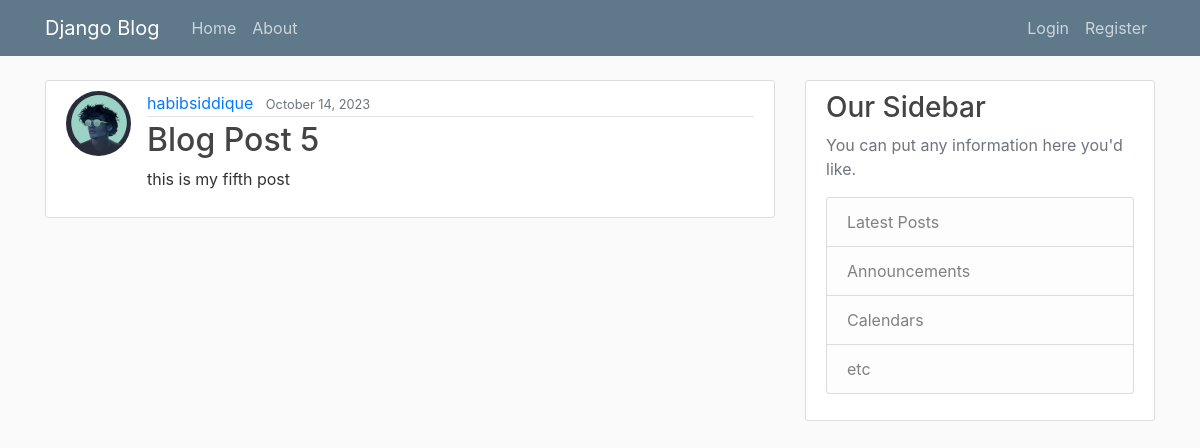
Screenshot of /post/7/ with the database file from the repository.
### blog/models.py (models this page shows, shortened)
class Post(models.Model):
    title= models.CharField(max_length=100)
    content= models.TextField()
    date_posted= models.DateTimeField(default=timezone.now)
    author= models.ForeignKey(User, on_delete= models.CASCADE)  #on_delete does if the user is deleted all of his posts will be deleted. But if you delete the psot the user will not be deleted

### users/models.py (models this page shows, shortened)
class Profile(models.Model):
    user = models.OneToOneField(User, on_delete=models.CASCADE)
    image = models.ImageField(default='default.jpeg', upload_to='profile_pics')

### blog/views.py (the view)
# urls.py: path("post/<int:pk>/", PostDetailView.as_view(), name='post_detail'),
class PostDetailView(DetailView):
    model= Post

### blog/templates/blog/post_detail.html (shortened to what this page needs)
{% extends "blog/base.html" %}
{% block content %}
    <article class="media content-section">
        <img class="rounded-circle article-img" src="{{object.author.profile.image.url}}" >
        <div class="media-body">
            <div class="article-metadata">
                <a class="mr-2" href="{% url 'user-post' object.author.username %}">{{ object.author }}</a>
                <small class="text-muted">{{ object.date_posted|date:"F d, Y" }}</small>
            </div>
            <h2 class="article-title">{{ object.title }}</h2>
            <p class="article-content">{{ object.content }}</p>
        </div>
    </article>
{% endblock %}

### blog/static/blog/main.css (style rules this page uses)
body { background: #fafafa; color: #333333; margin-top: 5rem; }
h1, h2, h3, h4, h5, h6 { color: #444444; }
.content-section { background: #ffffff; padding: 10px 20px; border: 1px solid #dddddd; border-radius: 3px; margin-bottom: 20px; }
.article-title { color: #444444; }
.article-content { white-space: pre-line; }
.article-img { height: 65px; width: 65px; margin-right: 16px; }
.article-metadata { padding-bottom: 1px; margin-bottom: 4px; border-bottom: 1px solid #e3e3e3 }

### rows the page displays
Post: author.profile.image (placeholder picture), author "habibsiddique", date_posted "October 14, 2023", title "Blog Post 5", content "this is my fifth post"
